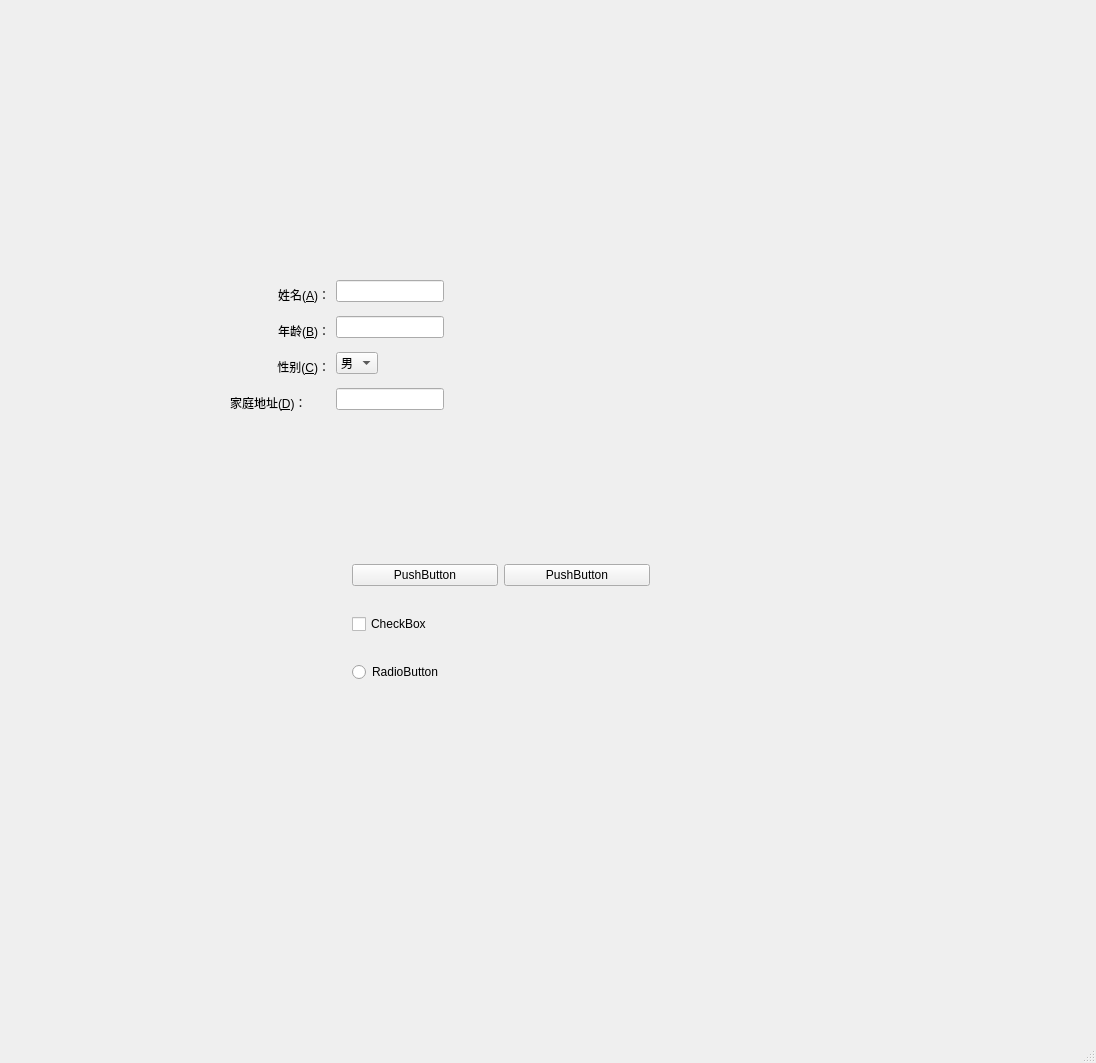
<?xml version="1.0" encoding="UTF-8"?>
<ui version="4.0">
 <class>MainWindow</class>
 <widget class="QMainWindow" name="MainWindow">
  <property name="geometry">
   <rect>
    <x>0</x>
    <y>0</y>
    <width>1096</width>
    <height>1063</height>
   </rect>
  </property>
  <property name="windowTitle">
   <string>MainWindow</string>
  </property>
  <widget class="QWidget" name="centralwidget">
   <widget class="QWidget" name="formLayoutWidget">
    <property name="geometry">
     <rect>
      <x>220</x>
      <y>270</y>
      <width>581</width>
      <height>211</height>
     </rect>
    </property>
    <layout class="QFormLayout" name="formLayout">
     <property name="leftMargin">
      <number>10</number>
     </property>
     <property name="topMargin">
      <number>10</number>
     </property>
     <property name="rightMargin">
      <number>10</number>
     </property>
     <property name="bottomMargin">
      <number>10</number>
     </property>
     <item row="1" column="0">
      <widget class="QLabel" name="label">
       <property name="sizePolicy">
        <sizepolicy hsizetype="Fixed" vsizetype="Fixed">
         <horstretch>0</horstretch>
         <verstretch>0</verstretch>
        </sizepolicy>
       </property>
       <property name="minimumSize">
        <size>
         <width>100</width>
         <height>30</height>
        </size>
       </property>
       <property name="text">
        <string>姓名(&amp;A)：</string>
       </property>
       <property name="alignment">
        <set>Qt::AlignRight|Qt::AlignTrailing|Qt::AlignVCenter</set>
       </property>
       <property name="buddy">
        <cstring>lineEdit</cstring>
       </property>
      </widget>
     </item>
     <item row="1" column="1">
      <widget class="QLineEdit" name="lineEdit">
       <property name="sizePolicy">
        <sizepolicy hsizetype="Fixed" vsizetype="Fixed">
         <horstretch>0</horstretch>
         <verstretch>0</verstretch>
        </sizepolicy>
       </property>
      </widget>
     </item>
     <item row="2" column="0">
      <widget class="QLabel" name="label_2">
       <property name="sizePolicy">
        <sizepolicy hsizetype="Fixed" vsizetype="Fixed">
         <horstretch>0</horstretch>
         <verstretch>0</verstretch>
        </sizepolicy>
       </property>
       <property name="minimumSize">
        <size>
         <width>100</width>
         <height>30</height>
        </size>
       </property>
       <property name="text">
        <string>年龄(&amp;B)：</string>
       </property>
       <property name="alignment">
        <set>Qt::AlignRight|Qt::AlignTrailing|Qt::AlignVCenter</set>
       </property>
       <property name="buddy">
        <cstring>lineEdit_2</cstring>
       </property>
      </widget>
     </item>
     <item row="2" column="1">
      <widget class="QLineEdit" name="lineEdit_2">
       <property name="sizePolicy">
        <sizepolicy hsizetype="Fixed" vsizetype="Fixed">
         <horstretch>0</horstretch>
         <verstretch>0</verstretch>
        </sizepolicy>
       </property>
      </widget>
     </item>
     <item row="3" column="0">
      <widget class="QLabel" name="label_3">
       <property name="sizePolicy">
        <sizepolicy hsizetype="Fixed" vsizetype="Fixed">
         <horstretch>0</horstretch>
         <verstretch>0</verstretch>
        </sizepolicy>
       </property>
       <property name="minimumSize">
        <size>
         <width>100</width>
         <height>30</height>
        </size>
       </property>
       <property name="text">
        <string>性别(&amp;C)：</string>
       </property>
       <property name="alignment">
        <set>Qt::AlignRight|Qt::AlignTrailing|Qt::AlignVCenter</set>
       </property>
       <property name="buddy">
        <cstring>comboBox</cstring>
       </property>
      </widget>
     </item>
     <item row="3" column="1">
      <widget class="QComboBox" name="comboBox">
       <property name="sizePolicy">
        <sizepolicy hsizetype="Fixed" vsizetype="Fixed">
         <horstretch>0</horstretch>
         <verstretch>0</verstretch>
        </sizepolicy>
       </property>
       <item>
        <property name="text">
         <string>男</string>
        </property>
       </item>
       <item>
        <property name="text">
         <string>女</string>
        </property>
       </item>
      </widget>
     </item>
     <item row="4" column="1">
      <widget class="QLineEdit" name="lineEdit_3">
       <property name="sizePolicy">
        <sizepolicy hsizetype="Fixed" vsizetype="Fixed">
         <horstretch>0</horstretch>
         <verstretch>0</verstretch>
        </sizepolicy>
       </property>
      </widget>
     </item>
     <item row="4" column="0">
      <widget class="QLabel" name="label_4">
       <property name="sizePolicy">
        <sizepolicy hsizetype="Fixed" vsizetype="Fixed">
         <horstretch>0</horstretch>
         <verstretch>0</verstretch>
        </sizepolicy>
       </property>
       <property name="minimumSize">
        <size>
         <width>100</width>
         <height>30</height>
        </size>
       </property>
       <property name="text">
        <string>家庭地址(&amp;D)：</string>
       </property>
       <property name="buddy">
        <cstring>lineEdit_3</cstring>
       </property>
      </widget>
     </item>
    </layout>
   </widget>
   <widget class="QWidget" name="">
    <property name="geometry">
     <rect>
      <x>352</x>
      <y>542</y>
      <width>298</width>
      <height>162</height>
     </rect>
    </property>
    <layout class="QGridLayout" name="gridLayout">
     <item row="3" column="0">
      <widget class="QRadioButton" name="radioButton">
       <property name="text">
        <string>RadioButton</string>
       </property>
      </widget>
     </item>
     <item row="2" column="0">
      <widget class="QCheckBox" name="checkBox">
       <property name="text">
        <string>CheckBox</string>
       </property>
      </widget>
     </item>
     <item row="1" column="0">
      <widget class="QPushButton" name="pushButton_2">
       <property name="text">
        <string>PushButton</string>
       </property>
      </widget>
     </item>
     <item row="1" column="1">
      <widget class="QPushButton" name="pushButton">
       <property name="text">
        <string>PushButton</string>
       </property>
      </widget>
     </item>
    </layout>
   </widget>
  </widget>
  <widget class="QMenuBar" name="menubar">
   <property name="geometry">
    <rect>
     <x>0</x>
     <y>0</y>
     <width>1096</width>
     <height>34</height>
    </rect>
   </property>
  </widget>
  <widget class="QStatusBar" name="statusbar"/>
 </widget>
 <resources/>
 <connections/>
</ui>
